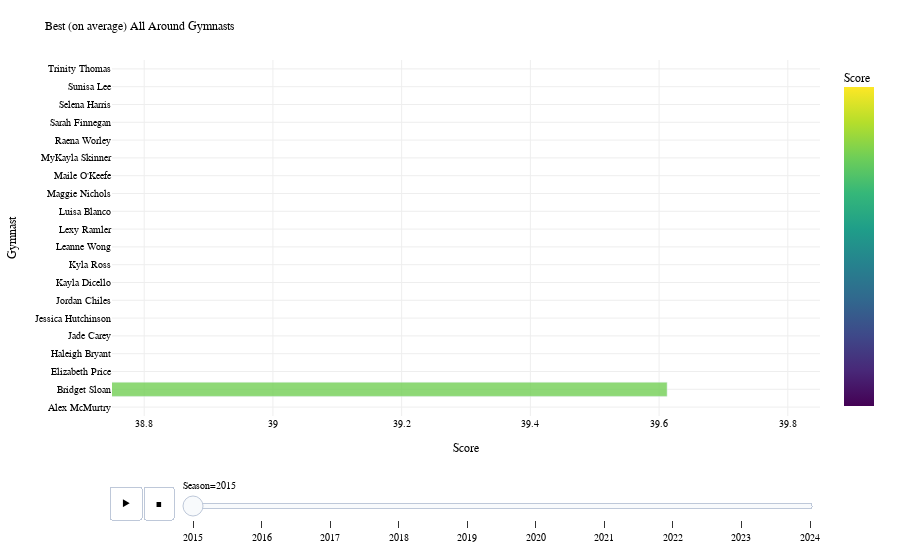

Source (notebook cell):
### Code cell
# Ensure all gymnasts are included in every season
all_gymnasts = aa_average_df['Name'].unique()
all_seasons = aa_average_df['Season'].unique()
aa_average_df_full = aa_average_df.set_index(['Name', 'Season']).unstack(fill_value=0).stack().reset_index()

# Define the range of the data
min_score = 38.75
max_score = 39.85

# Plot with color scaling
top_aaers_ave = px.bar(aa_average_df_full, 
                       y="Name", 
                       x="All Around", 
                       animation_frame="Season", 
                       color="All Around", 
                       hover_name="All Around",
                       range_x=[38.75, 39.85],  # Set the x-axis range
                       range_color=[min_score, max_score],  # Set the color scale range to 9-10
                       color_continuous_scale=px.colors.sequential.Viridis,
                       opacity=0.8
                      )

# Customize the layout
top_aaers_ave.update_layout(
    title="Best (on average) All Around Gymnasts",
    title_font=dict(size=12, family='Helvetica', color='black'),
    yaxis_title="Gymnast",
    yaxis_title_font=dict(size=12, family='Helvetica', color='black'),
    xaxis_title="Score",
    xaxis_title_font=dict(size=12, family='Helvetica', color='black'),
    font=dict(size=10, family='Helvetica', color='black'),
    plot_bgcolor='white',  # Set plot background to white
    paper_bgcolor='white',  # Set paper background to white
    xaxis=dict(
        gridcolor='#EEEEEE'  # Set x-axis grid lines to light grey
    ),
    yaxis=dict(
        gridcolor='#EEEEEE'  # Set y-axis grid lines to light grey
    ),
    coloraxis_colorbar=dict(
        title="Score",
        tickvals=[],  # Hide tick values
    ),
    legend=dict(
        orientation="h",  # horizontal legend
        yanchor="bottom",  
        y=-1,  
        xanchor="center",  
        x=0.5  
    )
)

# Export the plot to html file
top_aaers_ave.write_html("../docs/figures/06.top_aaers_per_year.html")

# Show the plot
top_aaers_ave.show()

### Figure 1 — Plotly figure (JSON) as saved in the notebook; plotly's stock layout.template omitted (floating-point values rounded to 4 significant figures)
{"data": [{"alignmentgroup": "True", "hovertemplate": "<b>%{hovertext}</b><br><br>Season=2015<br>All Around=%{marker.color}<br>Name=%{y}<extra></extra>", "hovertext": [0, 39.61, 0, 0, 0, 0, 0, 0, 0, 0, 0, 0, 0, 0, 0, 0, 0, 0, 0, 0], "legendgroup": "", "marker": {"color": [0, 39.61, 0, 0, 0, 0, 0, 0, 0, 0, 0, 0, 0, 0, 0, 0, 0, 0, 0, 0], "coloraxis": "coloraxis", "opacity": 0.8, "pattern": {"shape": ""}}, "name": "", "offsetgroup": "", "orientation": "h", "showlegend": false, "textposition": "auto", "type": "bar", "x": [0, 39.61, 0, 0, 0, 0, 0, 0, 0, 0, 0, 0, 0, 0, 0, 0, 0, 0, 0, 0], "xaxis": "x", "y": ["Alex McMurtry", "Bridget Sloan", "Elizabeth Price", "Haleigh Bryant", "Jade Carey", "Jessica Hutchinson", "Jordan Chiles", "Kayla Dicello", "Kyla Ross", "Leanne Wong", "Lexy Ramler", "Luisa Blanco", "Maggie Nichols", "Maile O'Keefe", "MyKayla Skinner", "Raena Worley", "Sarah Finnegan", "Selena Harris", "Sunisa Lee", "Trinity Thomas"], "yaxis": "y"}], "layout": {"barmode": "relative", "coloraxis": {"cmax": 39.85, "cmin": 38.75, "colorbar": {"tickvals": [], "title": {"text": "Score"}}, "colorscale": [[0, "#440154"], [0.1111, "#482878"], [0.2222, "#3e4989"], [0.3333, "#31688e"], [0.4444, "#26828e"], [0.5556, "#1f9e89"], [0.6667, "#35b779"], [0.7778, "#6ece58"], [0.8889, "#b5de2b"], [1, "#fde725"]]}, "font": {"color": "black", "family": "Helvetica", "size": 10}, "legend": {"orientation": "h", "tracegroupgap": 0, "x": 0.5, "xanchor": "center", "y": -1, "yanchor": "bottom"}, "margin": {"t": 60}, "paper_bgcolor": "white", "plot_bgcolor": "white", "sliders": [{"active": 0, "currentvalue": {"prefix": "Season="}, "len": 0.9, "pad": {"b": 10, "t": 60}, "steps": [{"args": [["2015"], {"frame": {"duration": 0, "redraw": true}, "fromcurrent": true, "mode": "immediate", "transition": {"duration": 0, "easing": "linear"}}], "label": "2015", "method": "animate"}, {"args": [["2016"], {"frame": {"duration": 0, "redraw": true}, "fromcurrent": true, "mode": "immediate", "transition": {"duration": 0, "easing": "linear"}}], "label": "2016", "method": "animate"}, {"args": [["2017"], {"frame": {"duration": 0, "redraw": true}, "fromcurrent": true, "mode": "immediate", "transition": {"duration": 0, "easing": "linear"}}], "label": "2017", "method": "animate"}, {"args": [["2018"], {"frame": {"duration": 0, "redraw": true}, "fromcurrent": true, "mode": "immediate", "transition": {"duration": 0, "easing": "linear"}}], "label": "2018", "method": "animate"}, {"args": [["2019"], {"frame": {"duration": 0, "redraw": true}, "fromcurrent": true, "mode": "immediate", "transition": {"duration": 0, "easing": "linear"}}], "label": "2019", "method": "animate"}, {"args": [["2020"], {"frame": {"duration": 0, "redraw": true}, "fromcurrent": true, "mode": "immediate", "transition": {"duration": 0, "easing": "linear"}}], "label": "2020", "method": "animate"}, {"args": [["2021"], {"frame": {"duration": 0, "redraw": true}, "fromcurrent": true, "mode": "immediate", "transition": {"duration": 0, "easing": "linear"}}], "label": "2021", "method": "animate"}, {"args": [["2022"], {"frame": {"duration": 0, "redraw": true}, "fromcurrent": true, "mode": "immediate", "transition": {"duration": 0, "easing": "linear"}}], "label": "2022", "method": "animate"}, {"args": [["2023"], {"frame": {"duration": 0, "redraw": true}, "fromcurrent": true, "mode": "immediate", "transition": {"duration": 0, "easing": "linear"}}], "label": "2023", "method": "animate"}, {"args": [["2024"], {"frame": {"duration": 0, "redraw": true}, "fromcurrent": true, "mode": "immediate", "transition": {"duration": 0, "easing": "linear"}}], "label": "2024", "method": "animate"}], "x": 0.1, "xanchor": "left", "y": 0, "yanchor": "top"}], "title": {"font": {"color": "black", "family": "Helvetica", "size": 12}, "text": "Best (on average) All Around Gymnasts"}, "updatemenus": [{"buttons": [{"args": [null, {"frame": {"duration": 500, "redraw": true}, "fromcurrent": true, "mode": "immediate", "transition": {"duration": 500, "easing": "linear"}}], "label": "&#9654;", "method": "animate"}, {"args": [[null], {"frame": {"duration": 0, "redraw": true}, "fromcurrent": true, "mode": "immediate", "transition": {"duration": 0, "easing": "linear"}}], "label": "&#9724;", "method": "animate"}], "direction": "left", "pad": {"r": 10, "t": 70}, "showactive": false, "type": "buttons", "x": 0.1, "xanchor": "right", "y": 0, "yanchor": "top"}], "xaxis": {"anchor": "y", "domain": [0, 1], "gridcolor": "#EEEEEE", "range": [38.75, 39.85], "title": {"font": {"color": "black", "family": "Helvetica", "size": 12}, "text": "Score"}}, "yaxis": {"anchor": "x", "domain": [0, 1], "gridcolor": "#EEEEEE", "title": {"font": {"color": "black", "family": "Helvetica", "size": 12}, "text": "Gymnast"}}}}
